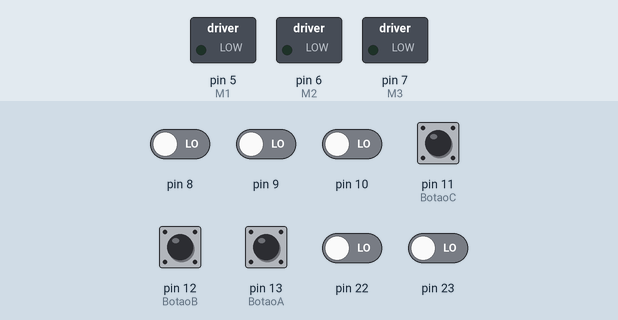
Simulated run of this sketch. Board: Arduino Uno, built with avr-gcc and run on an emulated ATmega328P. Parts: switched loads named in the sketch (green lamp = pin HIGH). The test bench sets the inputs (shaded band); at power-on: pin 11 (BotaoC), pin 12 (BotaoB), pin 13 (BotaoA) HIGH, pin 8–10, pin 22, pin 23 LOW.

Above: at 5.0 s.
5.1 s: pin 11 (BotaoC) pulled LOW for 0.15 s
At 5.9 s:
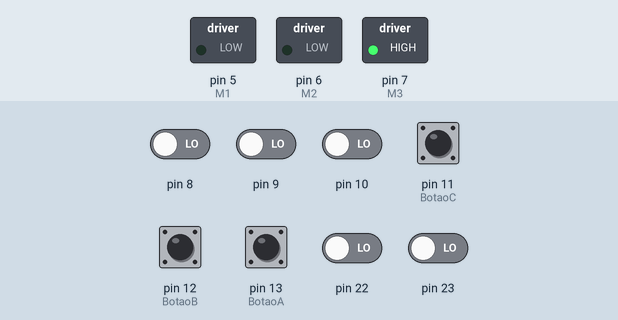
6.7 s: pin 12 (BotaoB) pulled LOW for 0.15 s
At 7.1 s:
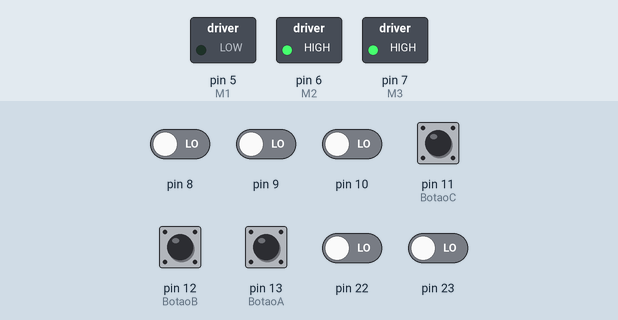
8.3 s: pin 13 (BotaoA) pulled LOW for 0.15 s
At 8.37 s:
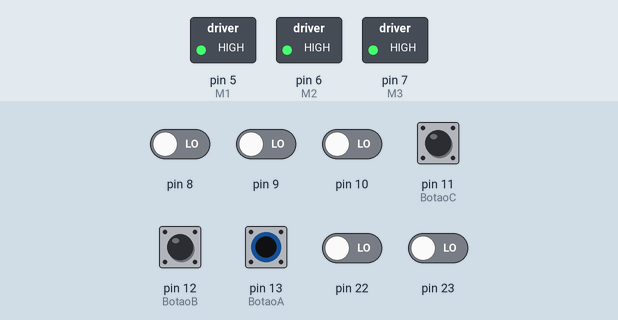
Timing chart, 0 to 11.3 s (numbered marks = the images above; inputs shaded):
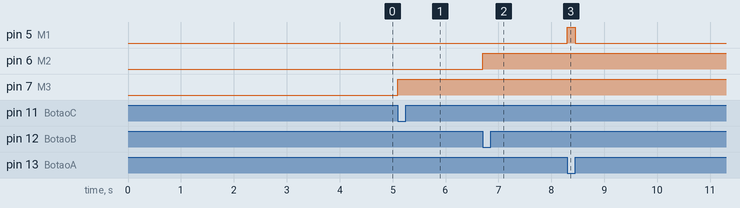

The sketch:

circuit_script.ino
```cpp
#define BotaoA (1 << PB5)
#define BotaoB (1 << PB4)
#define BotaoC (1 << PB3)
#define M1 (1 << PD5)
#define M2 (1 << PD6)
#define M3 (1 << PD7)

unsigned short int sum = 0;

void turnOn(short int motor) {
  if (sum == 150) {
    PORTD &= ~(M1 + M2);
    sum = 70;
    PORTD |= M3;
  } else if (sum == 100) {
    sum = 70;
    PORTD &= ~(M1 + M2);
    PORTD |= M3;
  } else if (sum == 120) {
    sum = 70;
    PORTD &= ~(M1 + M2);
    PORTD |= M3;
  } else
    PORTD |= motor;
}

ISR(PCINT0_vect) {
  short int botaoA = (PINB & BotaoA);
  short int botaoB = (PINB & BotaoB);
  short int botaoC = (PINB & BotaoC);

  if (botaoA == 0) {
    sum += 30;
    turnOn(M1);
  }

  if (botaoA == BotaoA) {
    sum -= 30;
    PORTD &= ~(BotaoA);
  }

  if (botaoB == 0) {
    sum += 50;
    turnOn(M2);
  }

  if (botaoB == BotaoB) {
    sum -= 50;
    PORTD &= ~(BotaoB);
  }

  if (botaoC == 0) {
    sum += 70;
    turnOn(M3);
  }

  if (botaoC == BotaoC) {
    sum -= 70;
    PORTD &= ~(BotaoC);
  }

  if (sum == 0) {
    PORTD &= 0;
  }
}

int main() {
  PORTB = BotaoA + BotaoB + BotaoC;
  DDRD = M1 + M2 + M3;

  PCICR = (1 << PCIE0);
  PCMSK0 = (1 << PCINT4) + (1 << PCINT3) + (1 << PCINT5);

  sei();

  for(;;) {

  }

  return 0;
}
```

Measured:
- after the input at 5.1 s, pin 7 (M3): LOW → HIGH at once
- after the input at 6.7 s, pin 6 (M2): LOW → HIGH at once
- after the input at 8.3 s, pin 5 (M1): LOW → HIGH at once, → LOW 0.15 s later
